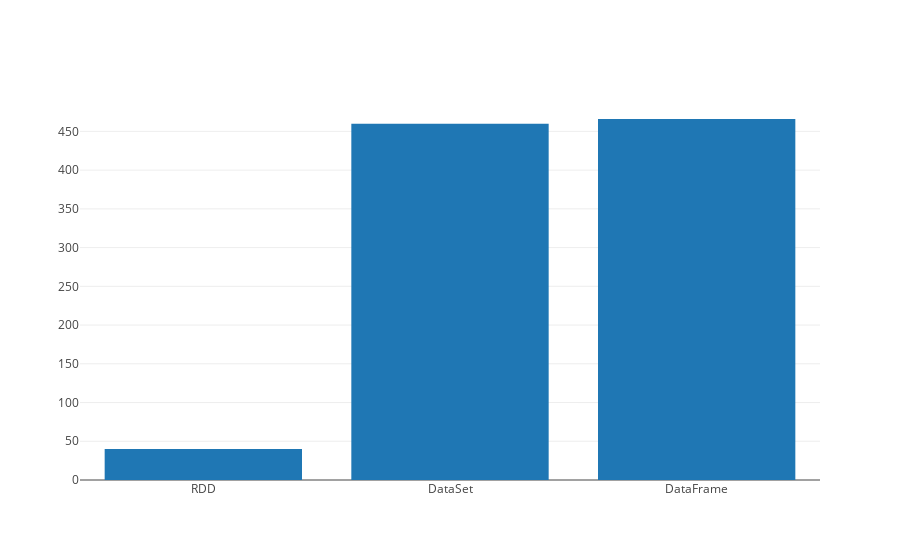

Write notebook code for a chart like this one.
### Markdown cell above
para la querie de media de infecciones diarias:

### Code cell
val (x, y) = Seq(
    "RDD" -> runWithOutput(infectionAvgRDD.collect),
    "DataSet" -> runWithOutput(avgDS.collect),
    "DataFrame" -> runWithOutput(infAvgOrDf.collect)
).unzip

Bar(x, y).plot()

### Figure 1 — Plotly figure (JSON) as saved in the notebook; plotly's stock layout.template omitted (floating-point values rounded to 4 significant figures)
{"data": [{"type": "bar", "x": ["RDD", "DataSet", "DataFrame"], "y": [40, 460, 466]}], "layout": {}}
